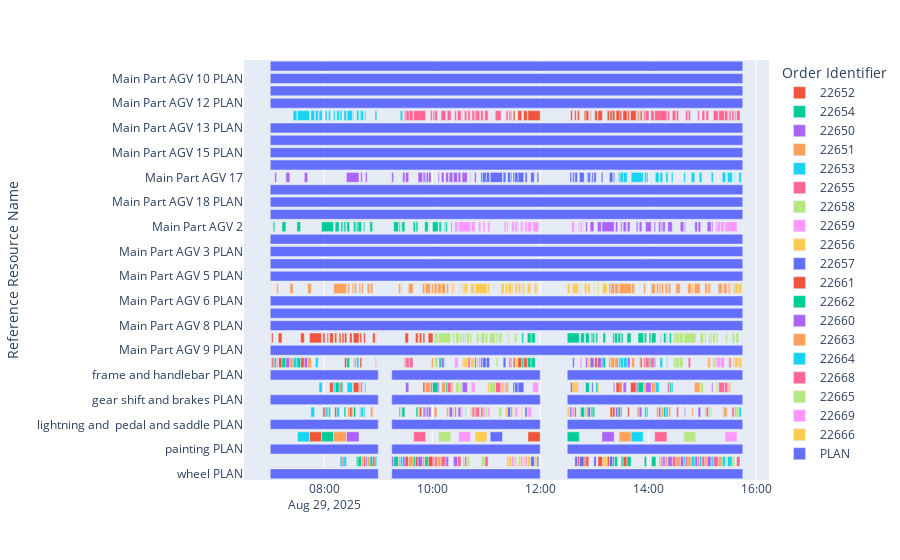

Source (notebook cell):
### Code cell
# Detailed view
schedule = plot_resource_schedule(schedule)
